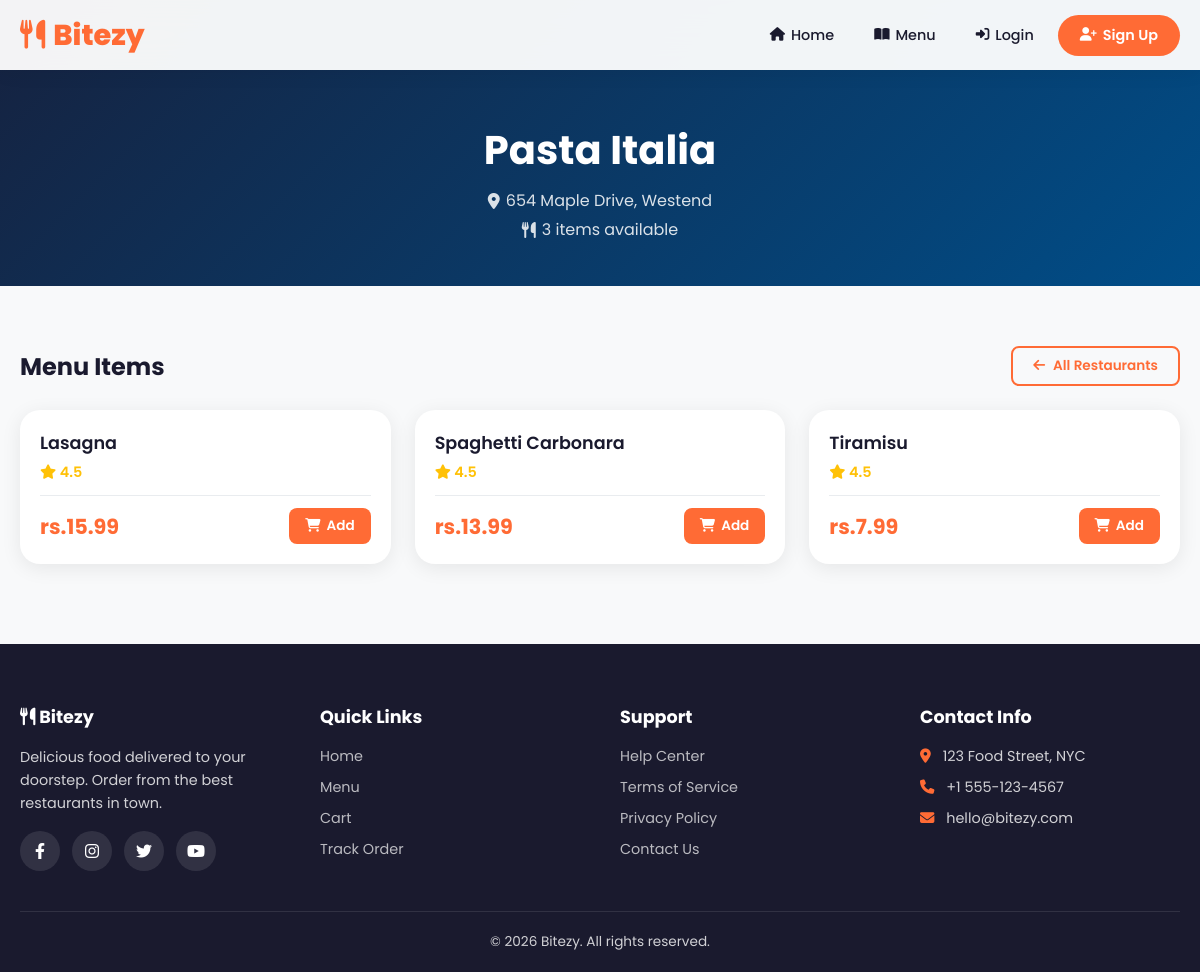
Page /pages/menu.php?restaurant=5 on the earlier database version.
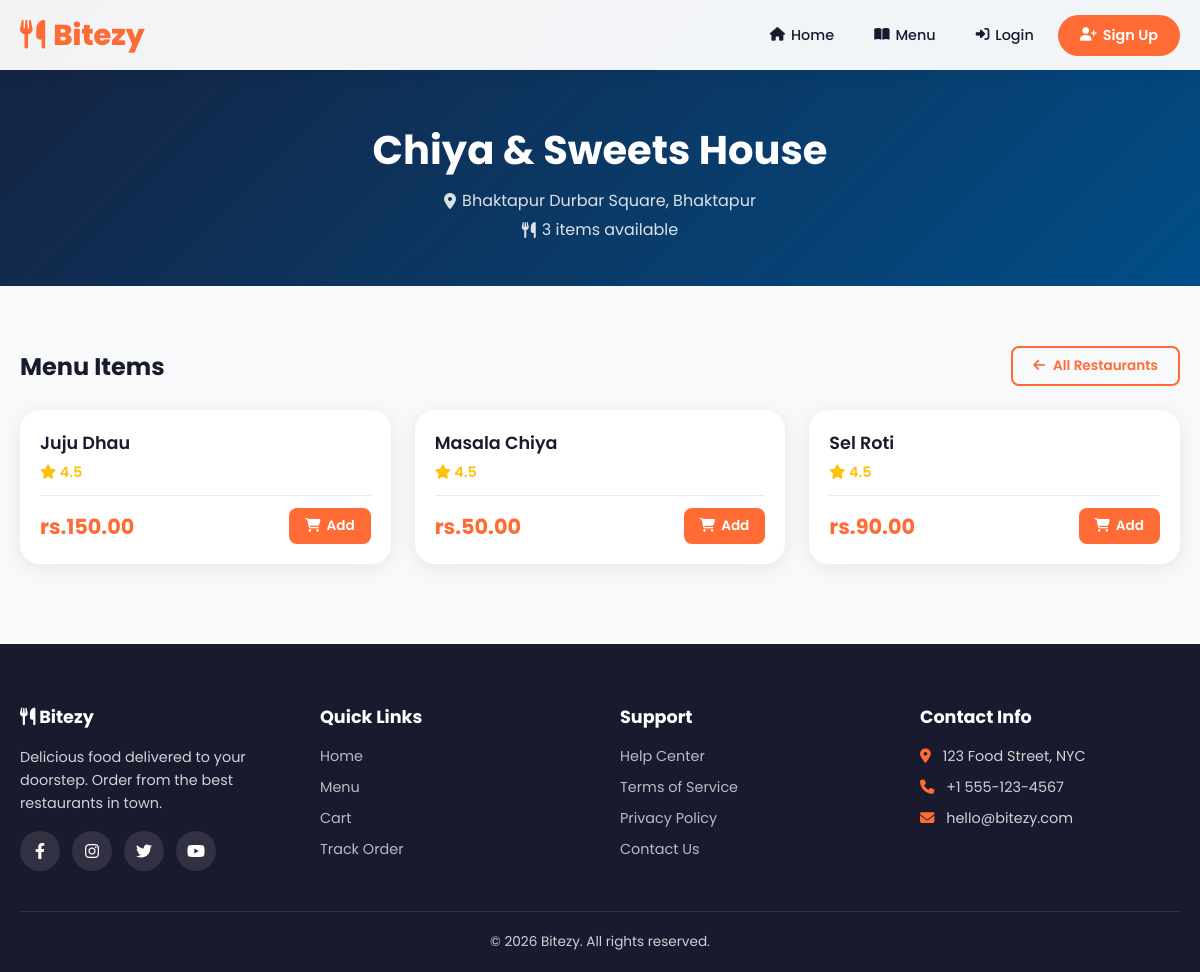
Same page on the later database version.
### tables this page shows
CREATE TABLE restaurants (
  id INT AUTO_INCREMENT PRIMARY KEY,
  name VARCHAR(150) NOT NULL,
  location TEXT,
  image_url VARCHAR(255) DEFAULT '',
  created_at TIMESTAMP DEFAULT CURRENT_TIMESTAMP
);

CREATE TABLE menu_items (
  id INT AUTO_INCREMENT PRIMARY KEY,
  restaurant_id INT NOT NULL,
  name VARCHAR(150) NOT NULL,
  description TEXT,
  price DECIMAL(10,2) NOT NULL,
  rating DECIMAL(2,1) DEFAULT 4.5,
  image_url VARCHAR(255) DEFAULT '',
  created_at TIMESTAMP DEFAULT CURRENT_TIMESTAMP,
  FOREIGN KEY (restaurant_id) REFERENCES restaurants(id) ON DELETE CASCADE
);

### includes/db.php (called while the page is built, shortened)
<?php
function getDB() {
  static $conn = null;
  if ($conn === null) {
    try {
      $conn = new mysqli(DB_HOST, DB_USER, DB_PASS, DB_NAME);
      $conn->set_charset('utf8mb4');
    } catch (Exception $e) {
      die('Database connection error. Please check your configuration.');
    }
  }
  return $conn;
}
function dbQuery($sql, $params = []) {
  $conn = getDB();
  if (!empty($params)) {
    $stmt = $conn->prepare($sql);
    $types = '';
    foreach ($params as $param) {
      if (is_int($param)) $types .= 'i';
      elseif (is_double($param)) $types .= 'd';
      elseif (is_string($param)) $types .= 's';
      else $types .= 's';
    }
    $stmt->bind_param($types, ...$params);
    $stmt->execute();
    $result = $stmt->get_result();
    return $result;
  } else {
    return $conn->query($sql);
  }
}

### pages/menu.php (the view, shortened to what this page needs)
<?php require_once __DIR__ . '/../includes/db.php'; ?>
<?php include __DIR__ . '/../includes/header.php'; ?>
<?php
$restaurantId = isset($_GET['restaurant']) ? (int)$_GET['restaurant'] : 0;
$restaurant = null;
$menuItems = [];
if ($restaurantId > 0) {
  $restResult = dbQuery("SELECT * FROM restaurants WHERE id = ?", [$restaurantId]);
  $restaurant = $restResult ? $restResult->fetch_assoc() : null;
  if ($restaurant) {
    $itemsResult = dbQuery("SELECT * FROM menu_items WHERE restaurant_id = ? ORDER BY name", [$restaurantId]);
    if ($itemsResult) $menuItems = $itemsResult->fetch_all(MYSQLI_ASSOC);
  }
}
$allItems = [];
?>
<?php if ($restaurant): ?>
<div class="restaurant-detail-header">
  <h1><?php echo htmlspecialchars($restaurant['name']); ?></h1>
  <p><i class="fas fa-map-marker-alt"></i> <?php echo htmlspecialchars($restaurant['location']); ?></p>
  <p><i class="fas fa-utensils"></i> <?php echo count($menuItems); ?> items available</p>
</div>
<?php endif; ?>
<section class="section" style="padding-top: <?php echo $restaurant ? '20px' : '0'; ?>">
  <?php if ($restaurant): ?>
    <div style="margin-bottom:24px;display:flex;justify-content:space-between;align-items:center;flex-wrap:wrap;gap:12px;">
      <h2 style="font-size:1.5rem;">Menu Items</h2>
      <a href="<?php echo SITE_URL; ?>/pages/menu.php" class="btn btn-outline" style="padding:8px 20px;font-size:0.85rem;">
        <i class="fas fa-arrow-left"></i> All Restaurants
      </a>
    </div>
  <?php endif; ?>
  <div class="menu-grid" id="menuGrid">
    <?php
    $items = $restaurant ? $menuItems : $allItems;
    if (count($items) > 0):
      foreach ($items as $item):
        $rating = (float)($item['rating'] ?? 4.5);
      ?>
      <div class="menu-item-card">
        <div class="menu-item-body">
          <h3><?php echo htmlspecialchars($item['name']); ?></h3>
          <div class="menu-item-rating">
            <i class="fas fa-star"></i> <?php echo number_format($rating, 1); ?>
          </div>
          <div class="menu-item-footer">
            <span class="menu-item-price"><?php echo CURRENCY; ?><?php echo number_format($item['price'], 2); ?></span>
            <button class="btn-add-cart" onclick="addToCart(<?php echo $item['id']; ?>, this)">
              <i class="fas fa-shopping-cart"></i> Add
            </button>
          </div>
        </div>
      </div>
    <?php
      endforeach;
    endif; ?>
  </div>
</section>
<?php include __DIR__ . '/../includes/footer.php'; ?>

Differences in the rows shown:
changed restaurants: name "Pasta Italia" → "Chiya & Sweets House"; location "654 Maple Drive, Westend" → "Bhaktapur Durbar Square, Bhaktapur"
changed menu_items: name "Lasagna" → "Juju Dhau"; price "15.99" → "150.00"
changed menu_items: name "Spaghetti Carbonara" → "Masala Chiya"; price "13.99" → "50.00"
changed menu_items: name "Tiramisu" → "Sel Roti"; price "7.99" → "90.00"
